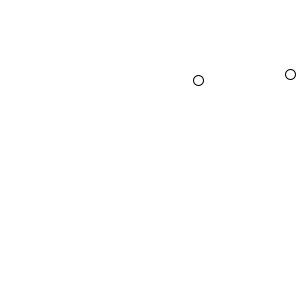
Frame 1 (no input)
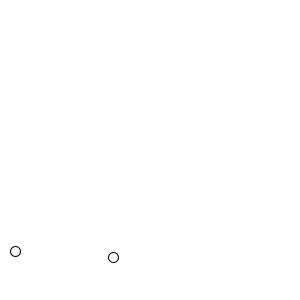
Frame 60 (the mouse pressed at the canvas centre just before this capture)
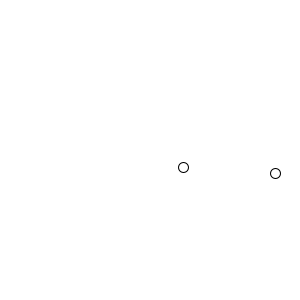
Frame 120 (the mouse held since frame 60 and released just before this capture)

The Processing sketch that drew these frames (run headless with seeded random() and noise(); from frame 60 on, the mouse is pressed at the canvas centre):

// Processing sketch: pong
// ── pong.pde
Ball a,b;

void setup(){
  size(300,300);
  a = new Ball();
  b = new Ball();
}

void draw(){
  background(255);
  a.move();
  a.display();
  b.move();
  b.display();
}
// ── Ball.pde
class Ball{
  float x;
  float y;
  float xSpeed;
  float ySpeed;
  float size;
  
  void move(){
    x+=xSpeed;
    y+=ySpeed;
    
    if (x<0 || x>width){
      xSpeed *= -1;
    }
    if (y<0 || y>height){
      ySpeed *= -1;
    }
  }
  void display(){
    ellipse(x,y,size,size);
  }
  
  Ball(){
    x = random(width);
    y = random(height);
    xSpeed = 5;
    ySpeed = 3;
    size = 10;
  }
}
